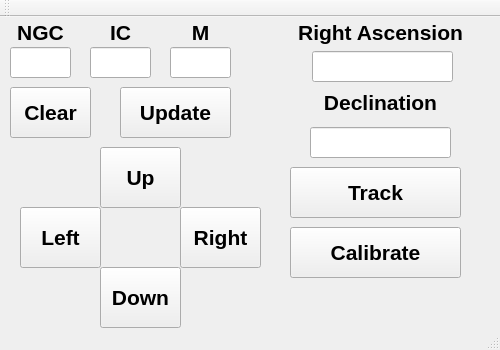
<?xml version="1.0" encoding="UTF-8"?>
<ui version="4.0">
 <class>MainWindow</class>
 <widget class="QMainWindow" name="MainWindow">
  <property name="geometry">
   <rect>
    <x>0</x>
    <y>0</y>
    <width>500</width>
    <height>350</height>
   </rect>
  </property>
  <property name="windowTitle">
   <string>Mount Driver</string>
  </property>
  <widget class="QWidget" name="centralWidget">
   <widget class="QLabel" name="label">
    <property name="geometry">
     <rect>
      <x>10</x>
      <y>0</y>
      <width>61</width>
      <height>31</height>
     </rect>
    </property>
    <property name="font">
     <font>
      <pointsize>16</pointsize>
      <weight>75</weight>
      <bold>true</bold>
     </font>
    </property>
    <property name="text">
     <string>NGC</string>
    </property>
    <property name="alignment">
     <set>Qt::AlignCenter</set>
    </property>
    <property name="wordWrap">
     <bool>true</bool>
    </property>
   </widget>
   <widget class="QLabel" name="label_4">
    <property name="geometry">
     <rect>
      <x>270</x>
      <y>0</y>
      <width>221</width>
      <height>31</height>
     </rect>
    </property>
    <property name="font">
     <font>
      <pointsize>16</pointsize>
      <weight>75</weight>
      <bold>true</bold>
     </font>
    </property>
    <property name="text">
     <string>Right Ascension</string>
    </property>
    <property name="alignment">
     <set>Qt::AlignCenter</set>
    </property>
   </widget>
   <widget class="QLabel" name="label_5">
    <property name="geometry">
     <rect>
      <x>270</x>
      <y>70</y>
      <width>221</width>
      <height>31</height>
     </rect>
    </property>
    <property name="font">
     <font>
      <pointsize>16</pointsize>
      <weight>75</weight>
      <bold>true</bold>
     </font>
    </property>
    <property name="text">
     <string>Declination</string>
    </property>
    <property name="alignment">
     <set>Qt::AlignCenter</set>
    </property>
   </widget>
   <widget class="QPushButton" name="calibrateButton">
    <property name="geometry">
     <rect>
      <x>290</x>
      <y>210</y>
      <width>171</width>
      <height>51</height>
     </rect>
    </property>
    <property name="font">
     <font>
      <pointsize>16</pointsize>
      <weight>75</weight>
      <bold>true</bold>
     </font>
    </property>
    <property name="text">
     <string>Calibrate</string>
    </property>
   </widget>
   <widget class="QPushButton" name="upButton">
    <property name="geometry">
     <rect>
      <x>100</x>
      <y>130</y>
      <width>81</width>
      <height>61</height>
     </rect>
    </property>
    <property name="font">
     <font>
      <pointsize>16</pointsize>
      <weight>75</weight>
      <bold>true</bold>
     </font>
    </property>
    <property name="text">
     <string>Up</string>
    </property>
   </widget>
   <widget class="QPushButton" name="leftButton">
    <property name="geometry">
     <rect>
      <x>20</x>
      <y>190</y>
      <width>81</width>
      <height>61</height>
     </rect>
    </property>
    <property name="font">
     <font>
      <pointsize>16</pointsize>
      <weight>75</weight>
      <bold>true</bold>
     </font>
    </property>
    <property name="text">
     <string>Left</string>
    </property>
   </widget>
   <widget class="QPushButton" name="rightButton">
    <property name="geometry">
     <rect>
      <x>180</x>
      <y>190</y>
      <width>81</width>
      <height>61</height>
     </rect>
    </property>
    <property name="font">
     <font>
      <pointsize>16</pointsize>
      <weight>75</weight>
      <bold>true</bold>
     </font>
    </property>
    <property name="text">
     <string>Right</string>
    </property>
   </widget>
   <widget class="QPushButton" name="downButton">
    <property name="geometry">
     <rect>
      <x>100</x>
      <y>250</y>
      <width>81</width>
      <height>61</height>
     </rect>
    </property>
    <property name="font">
     <font>
      <pointsize>16</pointsize>
      <weight>75</weight>
      <bold>true</bold>
     </font>
    </property>
    <property name="text">
     <string>Down</string>
    </property>
   </widget>
   <widget class="QLineEdit" name="NGCCode">
    <property name="geometry">
     <rect>
      <x>10</x>
      <y>30</y>
      <width>61</width>
      <height>31</height>
     </rect>
    </property>
    <property name="font">
     <font>
      <pointsize>16</pointsize>
     </font>
    </property>
    <property name="maxLength">
     <number>10</number>
    </property>
   </widget>
   <widget class="QLineEdit" name="RAField">
    <property name="geometry">
     <rect>
      <x>312</x>
      <y>34</y>
      <width>141</width>
      <height>31</height>
     </rect>
    </property>
    <property name="font">
     <font>
      <pointsize>16</pointsize>
     </font>
    </property>
    <property name="maxLength">
     <number>10</number>
    </property>
   </widget>
   <widget class="QLineEdit" name="decField">
    <property name="geometry">
     <rect>
      <x>310</x>
      <y>110</y>
      <width>141</width>
      <height>31</height>
     </rect>
    </property>
    <property name="font">
     <font>
      <pointsize>16</pointsize>
     </font>
    </property>
    <property name="maxLength">
     <number>10</number>
    </property>
   </widget>
   <widget class="QLabel" name="label_2">
    <property name="geometry">
     <rect>
      <x>90</x>
      <y>0</y>
      <width>61</width>
      <height>31</height>
     </rect>
    </property>
    <property name="font">
     <font>
      <pointsize>16</pointsize>
      <weight>75</weight>
      <bold>true</bold>
     </font>
    </property>
    <property name="text">
     <string>IC</string>
    </property>
    <property name="alignment">
     <set>Qt::AlignCenter</set>
    </property>
    <property name="wordWrap">
     <bool>true</bool>
    </property>
   </widget>
   <widget class="QLabel" name="label_3">
    <property name="geometry">
     <rect>
      <x>180</x>
      <y>0</y>
      <width>41</width>
      <height>31</height>
     </rect>
    </property>
    <property name="font">
     <font>
      <pointsize>16</pointsize>
      <weight>75</weight>
      <bold>true</bold>
     </font>
    </property>
    <property name="text">
     <string>M</string>
    </property>
    <property name="alignment">
     <set>Qt::AlignCenter</set>
    </property>
    <property name="wordWrap">
     <bool>true</bool>
    </property>
   </widget>
   <widget class="QLineEdit" name="ICCode">
    <property name="geometry">
     <rect>
      <x>90</x>
      <y>30</y>
      <width>61</width>
      <height>31</height>
     </rect>
    </property>
    <property name="font">
     <font>
      <pointsize>16</pointsize>
     </font>
    </property>
    <property name="maxLength">
     <number>10</number>
    </property>
   </widget>
   <widget class="QLineEdit" name="MCode">
    <property name="geometry">
     <rect>
      <x>170</x>
      <y>30</y>
      <width>61</width>
      <height>31</height>
     </rect>
    </property>
    <property name="font">
     <font>
      <pointsize>16</pointsize>
     </font>
    </property>
    <property name="maxLength">
     <number>10</number>
    </property>
   </widget>
   <widget class="QPushButton" name="clearButton">
    <property name="geometry">
     <rect>
      <x>10</x>
      <y>70</y>
      <width>81</width>
      <height>51</height>
     </rect>
    </property>
    <property name="font">
     <font>
      <pointsize>16</pointsize>
      <weight>75</weight>
      <bold>true</bold>
     </font>
    </property>
    <property name="text">
     <string>Clear</string>
    </property>
   </widget>
   <widget class="QPushButton" name="updateButton">
    <property name="geometry">
     <rect>
      <x>120</x>
      <y>70</y>
      <width>111</width>
      <height>51</height>
     </rect>
    </property>
    <property name="font">
     <font>
      <pointsize>16</pointsize>
      <weight>75</weight>
      <bold>true</bold>
     </font>
    </property>
    <property name="text">
     <string>Update</string>
    </property>
   </widget>
   <widget class="QPushButton" name="trackButton">
    <property name="geometry">
     <rect>
      <x>290</x>
      <y>150</y>
      <width>171</width>
      <height>51</height>
     </rect>
    </property>
    <property name="font">
     <font>
      <pointsize>16</pointsize>
      <weight>75</weight>
      <bold>true</bold>
     </font>
    </property>
    <property name="text">
     <string>Track</string>
    </property>
    <property name="checkable">
     <bool>false</bool>
    </property>
    <property name="checked">
     <bool>false</bool>
    </property>
   </widget>
  </widget>
  <widget class="QToolBar" name="mainToolBar">
   <attribute name="toolBarArea">
    <enum>TopToolBarArea</enum>
   </attribute>
   <attribute name="toolBarBreak">
    <bool>false</bool>
   </attribute>
  </widget>
  <widget class="QStatusBar" name="statusBar"/>
 </widget>
 <layoutdefault spacing="6" margin="11"/>
 <resources/>
 <connections/>
</ui>
